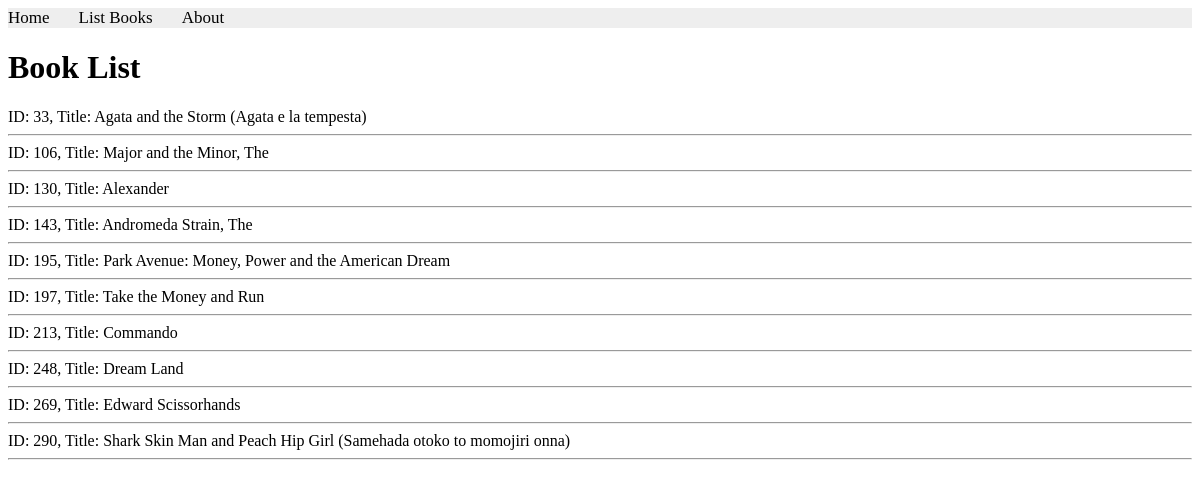
Page /books/complex/query on the earlier database version.
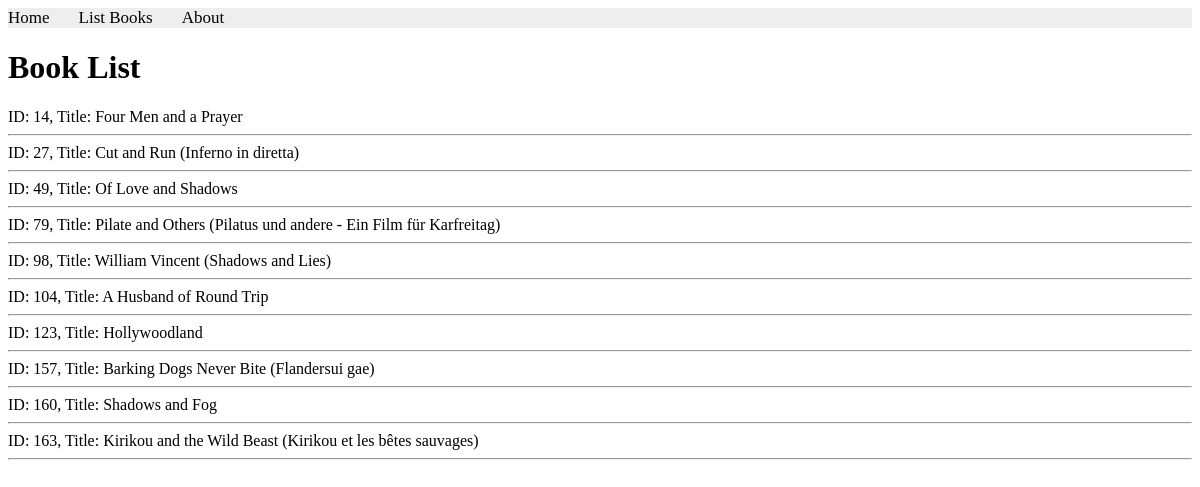
Same page on the later database version.
### apps/bookmodule/models.py (models this page shows)
class Book(models.Model):
    title = models.CharField(max_length= 50)
    author = models.CharField(max_length= 50)
    price = models.FloatField(default= 0.0)
    edition = models.SmallIntegerField(default= 1)

### apps/bookmodule/views.py (the view)
# urls.py: path('complex/query', views.complex_query, name='books.complex_query'),
def complex_query(request):
    mybooks=books=Book.objects.filter(author__isnull=False).filter(title__icontains='and').filter(edition__gte = 2).exclude(price__lte = 100)[:10]
    if len(mybooks)>=1:
        return render(request, 'bookmodule/bookList.html', {'books':mybooks})
    else:
        return render(request, 'bookmodule/index.html')

### apps/templates/bookmodule/booklist.html (shortened to what this page needs)
{% extends "bookmodule/layouts/base.html" %}
{% load static %}
{% block content %}
<h1>Book List</h1>
    {% if books %}
        {% for book in books %}
            ID: {{book.id}}, Title: {{book.title}}
            <hr>
        {% endfor %}
    {% else %}
        <p>No books found.</p>
    {% endif %}
{% endblock content %}

Differences in the rows shown:
no longer on this page (row edited): Book: id "33", title "Agata and the Storm (Agata e la tempesta)"
no longer on this page (row edited): Book: id "106", title "Major and the Minor, The"
no longer on this page (row edited): Book: id "130", title "Alexander"
no longer on this page (row edited): Book: id "143", title "Andromeda Strain, The"
no longer on this page (row edited): Book: id "195", title "Park Avenue: Money, Power and the American Dream"
no longer on this page (row edited): Book: id "197", title "Take the Money and Run"
no longer on this page (row edited): Book: id "213", title "Commando"
no longer on this page (row edited): Book: id "248", title "Dream Land"
no longer on this page (row edited): Book: id "269", title "Edward Scissorhands"
no longer on this page (row edited): Book: id "290", title "Shark Skin Man and Peach Hip Girl (Samehada otoko to momojiri onna)"
now on this page (row edited): Book: id "14", title "Four Men and a Prayer"
now on this page (row edited): Book: id "27", title "Cut and Run (Inferno in diretta)"
now on this page (row edited): Book: id "49", title "Of Love and Shadows"
now on this page (row edited): Book: id "79", title "Pilate and Others (Pilatus und andere - Ein Film für Karfreitag)"
now on this page (row edited): Book: id "98", title "William Vincent (Shadows and Lies)"
now on this page (row edited): Book: id "104", title "A Husband of Round Trip"
now on this page (row edited): Book: id "123", title "Hollywoodland"
now on this page (row edited): Book: id "157", title "Barking Dogs Never Bite (Flandersui gae)"
now on this page (row edited): Book: id "160", title "Shadows and Fog"
now on this page (row edited): Book: id "163", title "Kirikou and the Wild Beast (Kirikou et les bêtes sauvages)"
